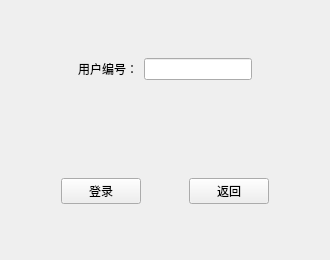
<?xml version="1.0" encoding="UTF-8"?>
<ui version="4.0">
 <class>userlogin</class>
 <widget class="QWidget" name="userlogin">
  <property name="geometry">
   <rect>
    <x>0</x>
    <y>0</y>
    <width>330</width>
    <height>260</height>
   </rect>
  </property>
  <property name="windowTitle">
   <string>短视频推荐算法</string>
  </property>
  <layout class="QVBoxLayout" name="verticalLayout">
   <item>
    <widget class="QWidget" name="widget" native="true">
     <layout class="QHBoxLayout" name="horizontalLayout">
      <item>
       <spacer name="horizontalSpacer_4">
        <property name="orientation">
         <enum>Qt::Horizontal</enum>
        </property>
        <property name="sizeHint" stdset="0">
         <size>
          <width>40</width>
          <height>20</height>
         </size>
        </property>
       </spacer>
      </item>
      <item>
       <widget class="QLabel" name="label">
        <property name="text">
         <string>用户编号：</string>
        </property>
       </widget>
      </item>
      <item>
       <widget class="QLineEdit" name="lineEdit"/>
      </item>
      <item>
       <spacer name="horizontalSpacer_5">
        <property name="orientation">
         <enum>Qt::Horizontal</enum>
        </property>
        <property name="sizeHint" stdset="0">
         <size>
          <width>40</width>
          <height>20</height>
         </size>
        </property>
       </spacer>
      </item>
     </layout>
    </widget>
   </item>
   <item>
    <widget class="QWidget" name="widget_2" native="true">
     <layout class="QHBoxLayout" name="horizontalLayout_2">
      <item>
       <spacer name="horizontalSpacer">
        <property name="orientation">
         <enum>Qt::Horizontal</enum>
        </property>
        <property name="sizeHint" stdset="0">
         <size>
          <width>40</width>
          <height>20</height>
         </size>
        </property>
       </spacer>
      </item>
      <item>
       <widget class="QPushButton" name="login">
        <property name="text">
         <string>登录</string>
        </property>
       </widget>
      </item>
      <item>
       <spacer name="horizontalSpacer_3">
        <property name="orientation">
         <enum>Qt::Horizontal</enum>
        </property>
        <property name="sizeHint" stdset="0">
         <size>
          <width>40</width>
          <height>20</height>
         </size>
        </property>
       </spacer>
      </item>
      <item>
       <widget class="QPushButton" name="back">
        <property name="text">
         <string>返回</string>
        </property>
       </widget>
      </item>
      <item>
       <spacer name="horizontalSpacer_2">
        <property name="orientation">
         <enum>Qt::Horizontal</enum>
        </property>
        <property name="sizeHint" stdset="0">
         <size>
          <width>40</width>
          <height>20</height>
         </size>
        </property>
       </spacer>
      </item>
     </layout>
    </widget>
   </item>
  </layout>
 </widget>
 <resources/>
 <connections>
  <connection>
   <sender>login</sender>
   <signal>clicked()</signal>
   <receiver>userlogin</receiver>
   <slot>raise()</slot>
   <hints>
    <hint type="sourcelabel">
     <x>99</x>
     <y>190</y>
    </hint>
    <hint type="destinationlabel">
     <x>164</x>
     <y>129</y>
    </hint>
   </hints>
  </connection>
  <connection>
   <sender>back</sender>
   <signal>clicked()</signal>
   <receiver>userlogin</receiver>
   <slot>raise()</slot>
   <hints>
    <hint type="sourcelabel">
     <x>230</x>
     <y>190</y>
    </hint>
    <hint type="destinationlabel">
     <x>164</x>
     <y>129</y>
    </hint>
   </hints>
  </connection>
 </connections>
</ui>
